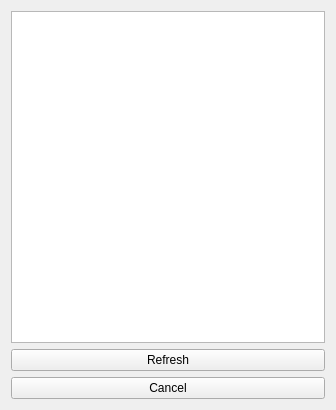
<?xml version="1.0" encoding="UTF-8"?>
<ui version="4.0">
 <class>processView</class>
 <widget class="QWidget" name="processView">
  <property name="geometry">
   <rect>
    <x>0</x>
    <y>0</y>
    <width>336</width>
    <height>410</height>
   </rect>
  </property>
  <property name="windowTitle">
   <string>Process List</string>
  </property>
  <layout class="QVBoxLayout" name="verticalLayout">
   <item>
    <widget class="QListWidget" name="listProcess">
     <property name="font">
      <font>
       <family>Consolas</family>
       <weight>50</weight>
       <bold>false</bold>
      </font>
     </property>
     <property name="alternatingRowColors">
      <bool>true</bool>
     </property>
     <property name="iconSize">
      <size>
       <width>16</width>
       <height>16</height>
      </size>
     </property>
    </widget>
   </item>
   <item>
    <widget class="QPushButton" name="buttonRefresh">
     <property name="text">
      <string>Refresh</string>
     </property>
    </widget>
   </item>
   <item>
    <widget class="QWidget" name="widget" native="true">
     <layout class="QHBoxLayout" name="horizontalLayout">
      <property name="leftMargin">
       <number>0</number>
      </property>
      <property name="topMargin">
       <number>0</number>
      </property>
      <property name="rightMargin">
       <number>0</number>
      </property>
      <property name="bottomMargin">
       <number>0</number>
      </property>
      <item>
       <widget class="QPushButton" name="buttonCancel">
        <property name="text">
         <string>Cancel</string>
        </property>
       </widget>
      </item>
     </layout>
    </widget>
   </item>
  </layout>
 </widget>
 <resources/>
 <connections>
  <connection>
   <sender>buttonCancel</sender>
   <signal>clicked()</signal>
   <receiver>processView</receiver>
   <slot>hide()</slot>
   <hints>
    <hint type="sourcelabel">
     <x>214</x>
     <y>387</y>
    </hint>
    <hint type="destinationlabel">
     <x>144</x>
     <y>203</y>
    </hint>
   </hints>
  </connection>
 </connections>
</ui>
